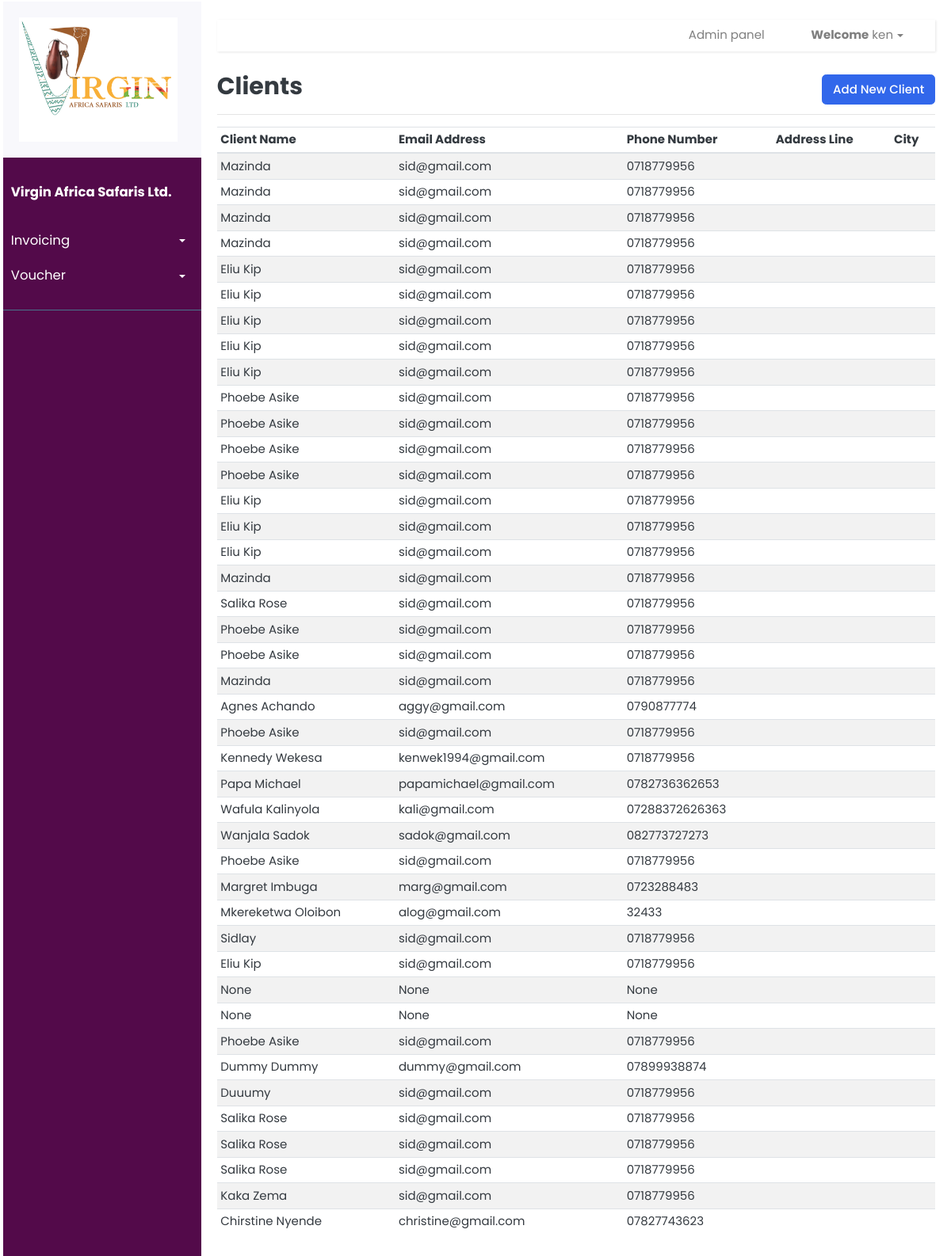
Page /clients/ (signed in) on the earlier database version.
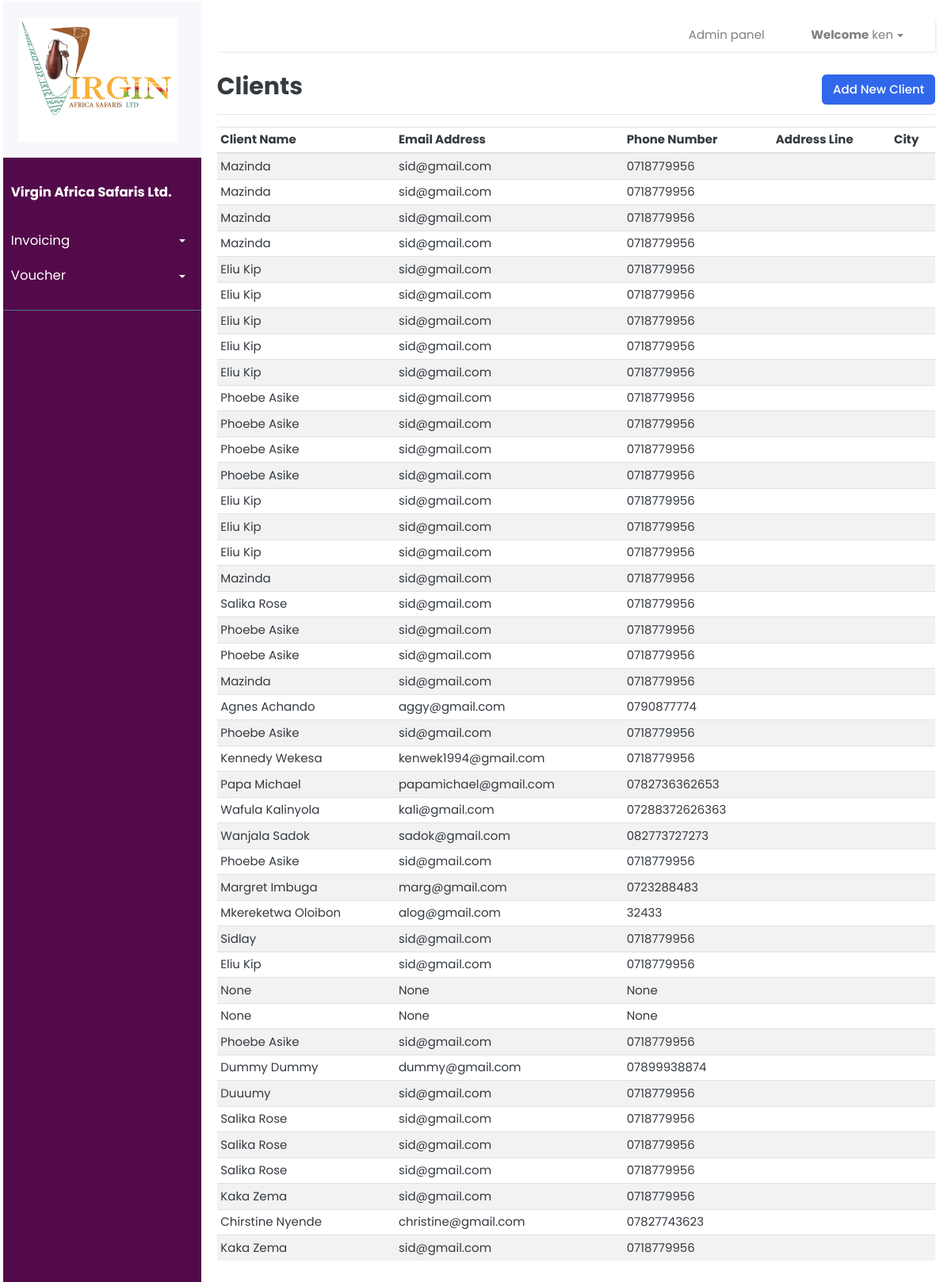
Same page on the later database version.
### invoice/models.py (models this page shows, shortened)
class Client(models.Model):
	clientName = models.CharField(null=True, blank=True, max_length=200)
	address = models.CharField(null=True, blank=True, max_length=200)
	postalCode = models.CharField(null=True, blank=True, max_length=10)
	phoneNumber = models.CharField(null=True, blank=True, max_length=100)
	emailAddress = models.CharField(null=True, blank=True, max_length=100)
	uniqueId = models.CharField(null=True, blank=True, max_length=100)
	slug = models.SlugField(max_length=500, unique=True, blank=True, null=True)
	date_created = models.DateTimeField(blank=True, null=True)
	last_updated = models.DateTimeField(blank=True, null=True)

### invoice/views.py (the view)
# urls.py: path('clients/',invoice_views.view_clients, name='clients'),
@login_required
def view_clients(request):
	context = {}
	clients = Client.objects.all()
	context['clients'] = clients
	return render(request, 'client/clients.html', context)

### templates/client/clients.html (shortened to what this page needs)
{% extends 'index.html' %} {% load static %} {% load crispy_forms_tags %}
 {% block content %}
<div
  class="
    d-flex
    justify-content-between
    flex-wrap flex-md-nowrap
    align-items-center
    pt-3
    pb-2
    mb-3
    border-bottom
  "
>
  <h1 class="h2">Clients</h1>
  <div class="btn-toolbar mb-2 mb-md-0">
    <div class="btn-group me-2">
      <button
        href="{% url 'create-client'%}"
        type="button"
        class="btn btn-primary"
        data-bs-toggle="modal"
      >
        Add New Client
      </button>
    </div>
  </div>
</div>
{% if clients|length > 0 %}
<div class="table-responsive">
  <table class="table table-striped table-sm">
    <thead>
      <tr>
        <th scope="col">Client Name</th>
        <th scope="col">Email Address</th>
        <th scope="col">Phone Number</th>
        <th scope="col">Address Line</th>
        <th scope="col">City</th>
      </tr>
    </thead>
    <tbody>
      {% for client in clients %}
      <tr>
        <td>{{client.clientName}}</td>
        <td>{{client.emailAddress}}</td>
        <td>{{client.phoneNumber}}</td>
        <td>{{client.addressLine1}}</td>
        <td>{{client.city}}</td>
      </tr>
      {% endfor %}
    </tbody>
  </table>
</div>
{% else %}
<div class="row">
  <div class="col-lg-2"></div>
  <div class="col-lg-8"></div>
  <div class="col-lg-3"></div>
</div>
{% endif %}
{% endblock %}

Differences in the rows shown:
added Client: clientName "Kaka Zema", emailAddress "sid@gmail.com", phoneNumber "0718779956"
